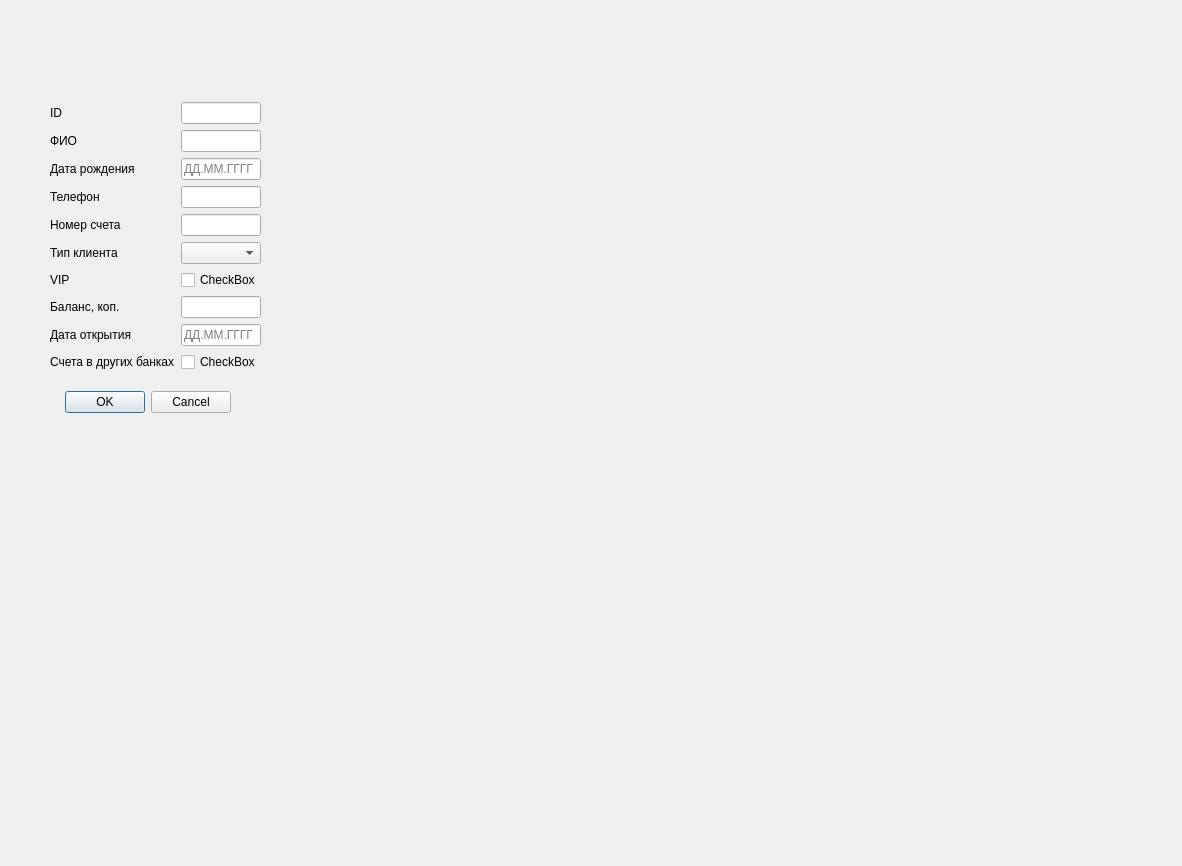
<?xml version="1.0" encoding="UTF-8"?>
<ui version="4.0">
 <class>ClientDialog</class>
 <widget class="QDialog" name="ClientDialog">
  <property name="geometry">
   <rect>
    <x>0</x>
    <y>0</y>
    <width>1182</width>
    <height>866</height>
   </rect>
  </property>
  <property name="windowTitle">
   <string>Dialog</string>
  </property>
  <widget class="QDialogButtonBox" name="buttonBox">
   <property name="geometry">
    <rect>
     <x>60</x>
     <y>390</y>
     <width>171</width>
     <height>24</height>
    </rect>
   </property>
   <property name="standardButtons">
    <set>QDialogButtonBox::StandardButton::Cancel|QDialogButtonBox::StandardButton::Ok</set>
   </property>
  </widget>
  <widget class="QWidget" name="layoutWidget">
   <property name="geometry">
    <rect>
     <x>50</x>
     <y>90</y>
     <width>211</width>
     <height>295</height>
    </rect>
   </property>
   <layout class="QGridLayout" name="gridLayout_2">
    <item row="0" column="0">
     <layout class="QGridLayout" name="gridLayout">
      <item row="3" column="0">
       <widget class="QLabel" name="label_4">
        <property name="text">
         <string>Телефон</string>
        </property>
       </widget>
      </item>
      <item row="5" column="0">
       <widget class="QLabel" name="label_6">
        <property name="text">
         <string>Тип клиента</string>
        </property>
       </widget>
      </item>
      <item row="1" column="1">
       <widget class="QLineEdit" name="nameEdit"/>
      </item>
      <item row="6" column="0">
       <widget class="QLabel" name="label_7">
        <property name="text">
         <string>VIP</string>
        </property>
       </widget>
      </item>
      <item row="4" column="0">
       <widget class="QLabel" name="label_5">
        <property name="text">
         <string>Номер счета</string>
        </property>
       </widget>
      </item>
      <item row="7" column="0">
       <widget class="QLabel" name="label_8">
        <property name="text">
         <string>Баланс, коп.</string>
        </property>
       </widget>
      </item>
      <item row="4" column="1">
       <widget class="QLineEdit" name="accountEdit"/>
      </item>
      <item row="7" column="1">
       <widget class="QLineEdit" name="balanceEdit"/>
      </item>
      <item row="2" column="0">
       <widget class="QLabel" name="label_3">
        <property name="text">
         <string>Дата рождения</string>
        </property>
       </widget>
      </item>
      <item row="8" column="0">
       <widget class="QLabel" name="label_9">
        <property name="text">
         <string>Дата открытия</string>
        </property>
       </widget>
      </item>
      <item row="0" column="0">
       <widget class="QLabel" name="label">
        <property name="text">
         <string>ID</string>
        </property>
       </widget>
      </item>
      <item row="1" column="0">
       <widget class="QLabel" name="label_2">
        <property name="text">
         <string>ФИО</string>
        </property>
       </widget>
      </item>
      <item row="2" column="1">
       <widget class="QLineEdit" name="birthDateEdit">
        <property name="placeholderText">
         <string>ДД.ММ.ГГГГ</string>
        </property>
       </widget>
      </item>
      <item row="0" column="1">
       <widget class="QLineEdit" name="idEdit"/>
      </item>
      <item row="6" column="1">
       <widget class="QCheckBox" name="vipCheck">
        <property name="text">
         <string>CheckBox</string>
        </property>
       </widget>
      </item>
      <item row="5" column="1">
       <widget class="QComboBox" name="typeCombo"/>
      </item>
      <item row="3" column="1">
       <widget class="QLineEdit" name="phoneEdit"/>
      </item>
      <item row="8" column="1">
       <widget class="QLineEdit" name="openingDateEdit">
        <property name="placeholderText">
         <string>ДД.ММ.ГГГГ</string>
        </property>
       </widget>
      </item>
      <item row="9" column="1">
       <widget class="QCheckBox" name="otherBankAccountsCheck">
        <property name="enabled">
         <bool>true</bool>
        </property>
        <property name="text">
         <string>CheckBox</string>
        </property>
       </widget>
      </item>
      <item row="9" column="0">
       <widget class="QLabel" name="label_10">
        <property name="text">
         <string>Счета в других банках</string>
        </property>
       </widget>
      </item>
     </layout>
    </item>
   </layout>
  </widget>
 </widget>
 <resources/>
 <connections/>
</ui>
